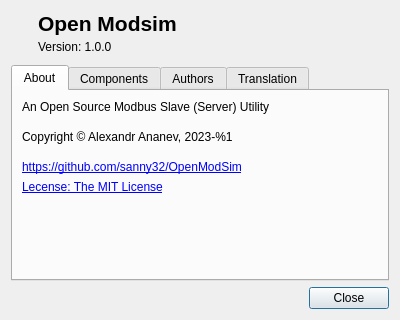
<?xml version="1.0" encoding="UTF-8"?>
<ui version="4.0">
 <class>DialogAbout</class>
 <widget class="QDialog" name="DialogAbout">
  <property name="geometry">
   <rect>
    <x>0</x>
    <y>0</y>
    <width>400</width>
    <height>320</height>
   </rect>
  </property>
  <property name="windowTitle">
   <string>About...</string>
  </property>
  <layout class="QVBoxLayout" name="verticalLayout_2">
   <item>
    <layout class="QHBoxLayout" name="horizontalLayout">
     <property name="spacing">
      <number>10</number>
     </property>
     <item>
      <widget class="QLabel" name="labelIcon">
       <property name="sizePolicy">
        <sizepolicy hsizetype="Fixed" vsizetype="Fixed">
         <horstretch>0</horstretch>
         <verstretch>0</verstretch>
        </sizepolicy>
       </property>
       <property name="pixmap">
        <pixmap resource="../resources.qrc">:/res/iconAbout.png</pixmap>
       </property>
       <property name="scaledContents">
        <bool>false</bool>
       </property>
      </widget>
     </item>
     <item>
      <spacer name="horizontalSpacer">
       <property name="orientation">
        <enum>Qt::Horizontal</enum>
       </property>
       <property name="sizeType">
        <enum>QSizePolicy::Fixed</enum>
       </property>
       <property name="sizeHint" stdset="0">
        <size>
         <width>10</width>
         <height>20</height>
        </size>
       </property>
      </spacer>
     </item>
     <item>
      <layout class="QVBoxLayout" name="verticalLayout">
       <property name="spacing">
        <number>4</number>
       </property>
       <item>
        <widget class="QLabel" name="labelName">
         <property name="font">
          <font>
           <pointsize>16</pointsize>
           <bold>true</bold>
          </font>
         </property>
         <property name="text">
          <string>Open Modsim</string>
         </property>
        </widget>
       </item>
       <item>
        <widget class="QLabel" name="labelVersion">
         <property name="text">
          <string>Version: 1.0.0</string>
         </property>
        </widget>
       </item>
      </layout>
     </item>
    </layout>
   </item>
   <item>
    <spacer name="verticalSpacer_4">
     <property name="orientation">
      <enum>Qt::Vertical</enum>
     </property>
     <property name="sizeType">
      <enum>QSizePolicy::Fixed</enum>
     </property>
     <property name="sizeHint" stdset="0">
      <size>
       <width>20</width>
       <height>5</height>
      </size>
     </property>
    </spacer>
   </item>
   <item>
    <widget class="QTabWidget" name="tabWidget">
     <property name="currentIndex">
      <number>0</number>
     </property>
     <widget class="QWidget" name="tabAbout">
      <attribute name="title">
       <string>About</string>
      </attribute>
      <layout class="QVBoxLayout" name="verticalLayout_3">
       <item>
        <widget class="QLabel" name="labelDescription">
         <property name="text">
          <string>An Open Source Modbus Slave (Server) Utility</string>
         </property>
         <property name="wordWrap">
          <bool>true</bool>
         </property>
        </widget>
       </item>
       <item>
        <spacer name="verticalSpacer_2">
         <property name="orientation">
          <enum>Qt::Vertical</enum>
         </property>
         <property name="sizeType">
          <enum>QSizePolicy::Fixed</enum>
         </property>
         <property name="sizeHint" stdset="0">
          <size>
           <width>0</width>
           <height>10</height>
          </size>
         </property>
        </spacer>
       </item>
       <item>
        <widget class="QLabel" name="labelCopyright">
         <property name="text">
          <string notr="true">Copyright © Alexandr Ananev, 2023-%1</string>
         </property>
        </widget>
       </item>
       <item>
        <spacer name="verticalSpacer_5">
         <property name="orientation">
          <enum>Qt::Vertical</enum>
         </property>
         <property name="sizeType">
          <enum>QSizePolicy::Fixed</enum>
         </property>
         <property name="sizeHint" stdset="0">
          <size>
           <width>20</width>
           <height>10</height>
          </size>
         </property>
        </spacer>
       </item>
       <item>
        <widget class="QLabel" name="labelLink">
         <property name="text">
          <string notr="true">&lt;html&gt;&lt;head/&gt;&lt;body&gt;&lt;p&gt;&lt;a href=&quot;https://github.com/sanny32/OpenModSim&quot;&gt;&lt;span style=&quot; text-decoration: underline; color:#0000ff;&quot;&gt;https://github.com/sanny32/OpenModSim&lt;/span&gt;&lt;/a&gt;&lt;/p&gt;&lt;/body&gt;&lt;/html&gt;</string>
         </property>
         <property name="openExternalLinks">
          <bool>true</bool>
         </property>
        </widget>
       </item>
       <item>
        <widget class="ClickableLabel" name="labelLicense">
         <property name="cursor">
          <cursorShape>PointingHandCursor</cursorShape>
         </property>
         <property name="text">
          <string>&lt;html&gt;&lt;head/&gt;&lt;body&gt;&lt;a href=&quot;&quot;&gt;&lt;span style=&quot; text-decoration: underline; color:#0000ff;&quot;&gt;Lecense: The MIT License&lt;span&gt;&lt;/a&gt;&lt;/body&gt;&lt;/html&gt;</string>
         </property>
        </widget>
       </item>
       <item>
        <spacer name="verticalSpacer">
         <property name="orientation">
          <enum>Qt::Vertical</enum>
         </property>
         <property name="sizeHint" stdset="0">
          <size>
           <width>0</width>
           <height>40</height>
          </size>
         </property>
        </spacer>
       </item>
      </layout>
     </widget>
     <widget class="QWidget" name="tabComponents">
      <attribute name="title">
       <string>Components</string>
      </attribute>
      <layout class="QVBoxLayout" name="verticalLayout_4">
       <property name="spacing">
        <number>0</number>
       </property>
       <property name="leftMargin">
        <number>0</number>
       </property>
       <property name="topMargin">
        <number>0</number>
       </property>
       <property name="rightMargin">
        <number>0</number>
       </property>
       <property name="bottomMargin">
        <number>0</number>
       </property>
       <item>
        <widget class="TScrollArea" name="scrollAreaComponents">
         <property name="frameShape">
          <enum>QFrame::NoFrame</enum>
         </property>
         <property name="widgetResizable">
          <bool>true</bool>
         </property>
         <widget class="QWidget" name="scrollAreaComponentsWidget">
          <property name="geometry">
           <rect>
            <x>0</x>
            <y>0</y>
            <width>378</width>
            <height>173</height>
           </rect>
          </property>
         </widget>
        </widget>
       </item>
      </layout>
     </widget>
     <widget class="QWidget" name="tabAuthors">
      <attribute name="title">
       <string>Authors</string>
      </attribute>
      <layout class="QVBoxLayout" name="verticalLayout_5">
       <property name="spacing">
        <number>0</number>
       </property>
       <property name="leftMargin">
        <number>0</number>
       </property>
       <property name="topMargin">
        <number>0</number>
       </property>
       <property name="rightMargin">
        <number>0</number>
       </property>
       <property name="bottomMargin">
        <number>0</number>
       </property>
       <item>
        <widget class="TScrollArea" name="scrollAreaAuthors">
         <property name="frameShape">
          <enum>QFrame::NoFrame</enum>
         </property>
         <property name="widgetResizable">
          <bool>true</bool>
         </property>
         <widget class="QWidget" name="scrollAreaAuthorsWidget">
          <property name="geometry">
           <rect>
            <x>0</x>
            <y>0</y>
            <width>378</width>
            <height>173</height>
           </rect>
          </property>
         </widget>
        </widget>
       </item>
      </layout>
     </widget>
     <widget class="QWidget" name="tabTranslation">
      <attribute name="title">
       <string>Translation</string>
      </attribute>
      <layout class="QVBoxLayout" name="verticalLayout_6">
       <property name="leftMargin">
        <number>0</number>
       </property>
       <property name="topMargin">
        <number>0</number>
       </property>
       <property name="rightMargin">
        <number>0</number>
       </property>
       <property name="bottomMargin">
        <number>0</number>
       </property>
       <item>
        <widget class="TScrollArea" name="scrollAreaTranslation">
         <property name="frameShape">
          <enum>QFrame::NoFrame</enum>
         </property>
         <property name="widgetResizable">
          <bool>true</bool>
         </property>
         <widget class="QWidget" name="scrollAreaTranslationWidget">
          <property name="geometry">
           <rect>
            <x>0</x>
            <y>0</y>
            <width>378</width>
            <height>173</height>
           </rect>
          </property>
         </widget>
        </widget>
       </item>
      </layout>
     </widget>
    </widget>
   </item>
   <item>
    <widget class="QDialogButtonBox" name="buttonBox">
     <property name="orientation">
      <enum>Qt::Horizontal</enum>
     </property>
     <property name="standardButtons">
      <set>QDialogButtonBox::Close</set>
     </property>
    </widget>
   </item>
  </layout>
 </widget>
 <customwidgets>
  <customwidget>
   <class>ClickableLabel</class>
   <extends>QLabel</extends>
   <header>clickablelabel.h</header>
  </customwidget>
  <customwidget>
   <class>TScrollArea</class>
   <extends>QScrollArea</extends>
   <header>tscrollarea.h</header>
   <container>1</container>
  </customwidget>
 </customwidgets>
 <resources>
  <include location="../resources.qrc"/>
 </resources>
 <connections>
  <connection>
   <sender>buttonBox</sender>
   <signal>accepted()</signal>
   <receiver>DialogAbout</receiver>
   <slot>accept()</slot>
   <hints>
    <hint type="sourcelabel">
     <x>248</x>
     <y>254</y>
    </hint>
    <hint type="destinationlabel">
     <x>157</x>
     <y>274</y>
    </hint>
   </hints>
  </connection>
  <connection>
   <sender>buttonBox</sender>
   <signal>rejected()</signal>
   <receiver>DialogAbout</receiver>
   <slot>reject()</slot>
   <hints>
    <hint type="sourcelabel">
     <x>316</x>
     <y>260</y>
    </hint>
    <hint type="destinationlabel">
     <x>286</x>
     <y>274</y>
    </hint>
   </hints>
  </connection>
 </connections>
</ui>
